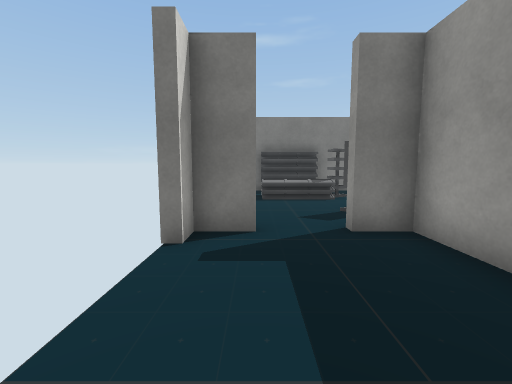
[1] (above)

21 first-person views from a walk through a 3-D level made in the Unity game engine. The camera is 1.2 m above the floor, tilts 6° down and sees 90° across. The floor is counted in squares, 1 m on a side. Each view is taken from the middle of a square. On the plan, view 1 faces up. The plan holds only what a view shows up to about 12 squares ahead; the rest is blank. The place goes on beyond the plan. The player character is not drawn. Some animated figures are not drawn. Some surface patterns are stand-ins.

[2]
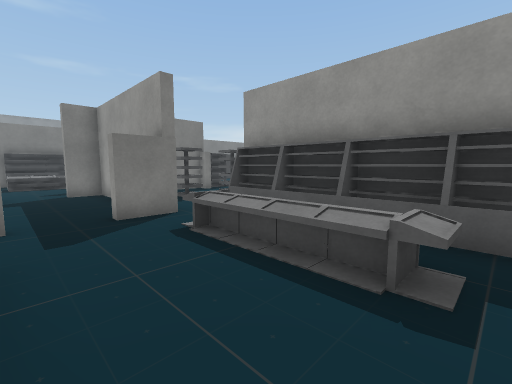

[3]
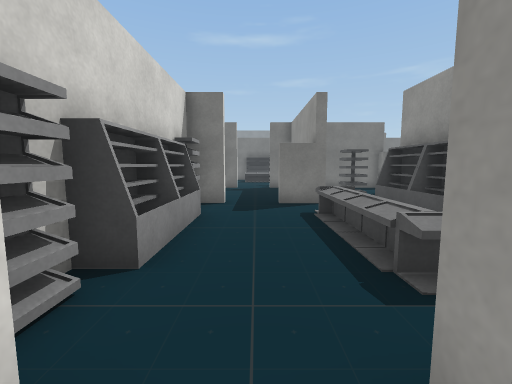

[4]
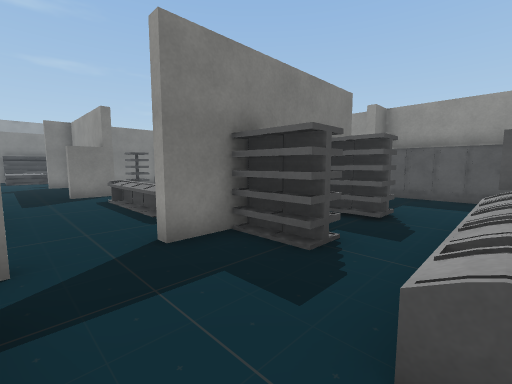

[5]
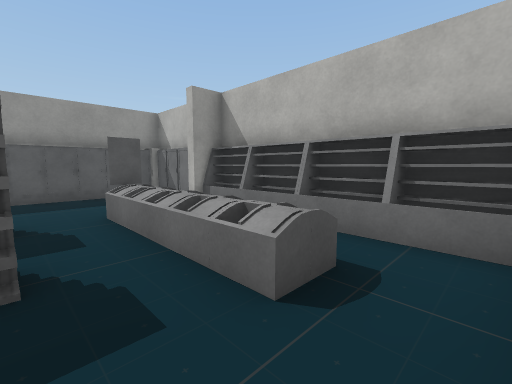

[6]
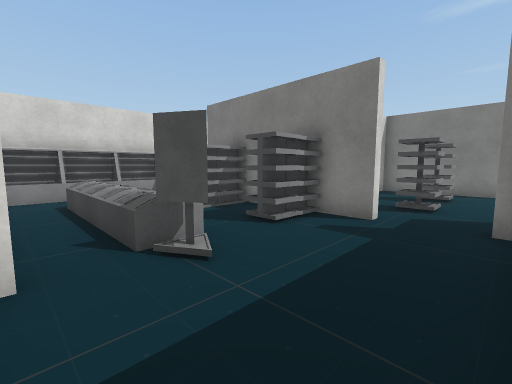

[7]
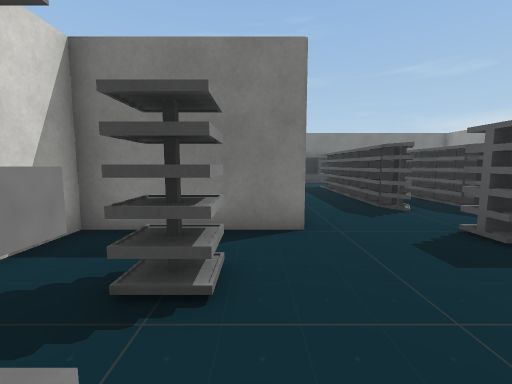

[8]
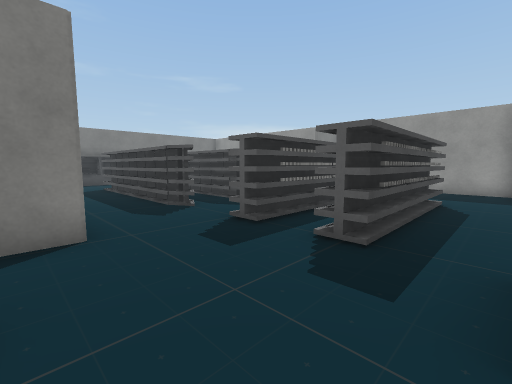

[9]
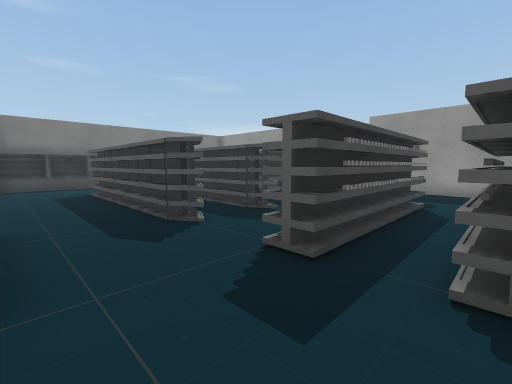

[10]
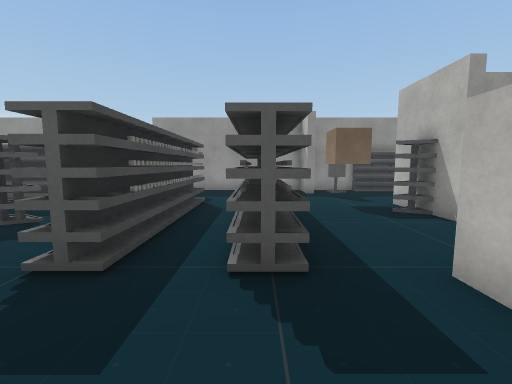

[11]
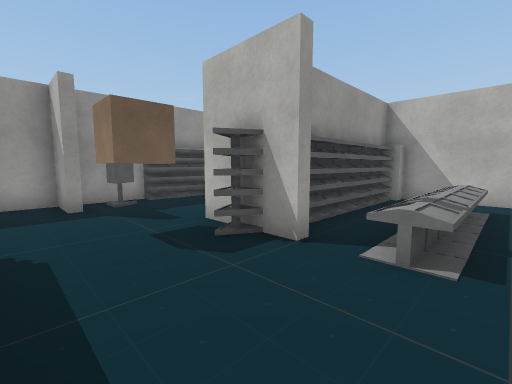

[12]
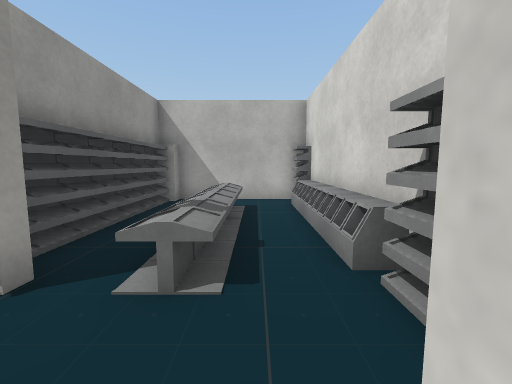

[13]
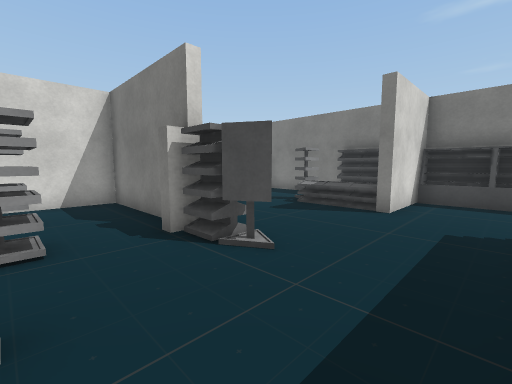

[14]
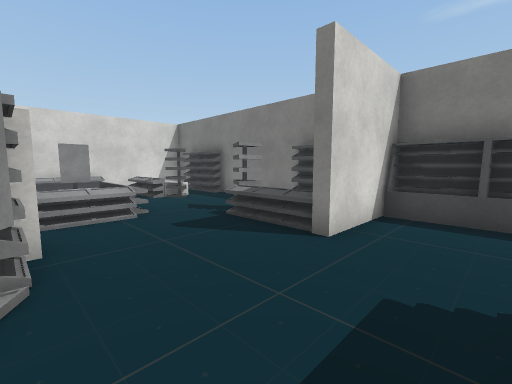

[15]
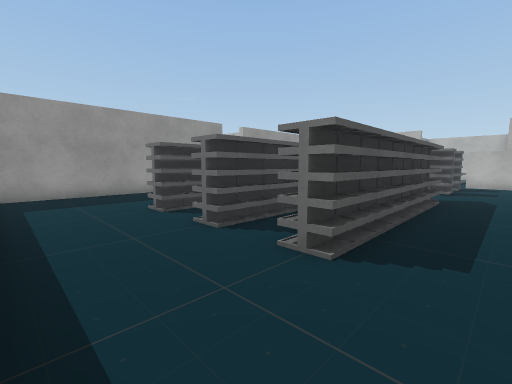

[16]
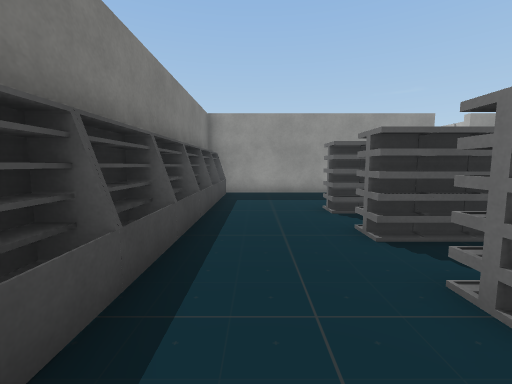

[17]
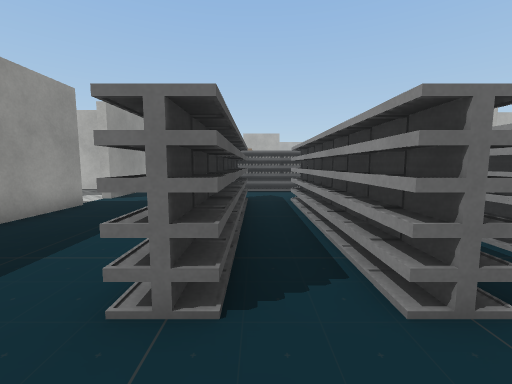

[18]
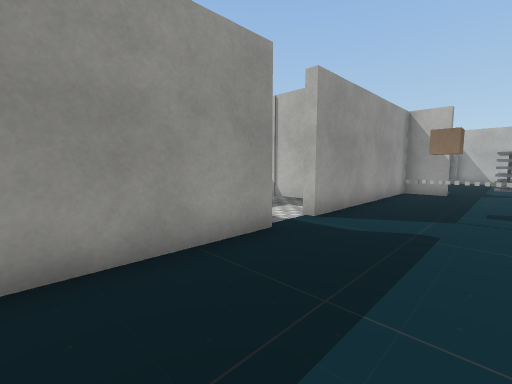

[19]
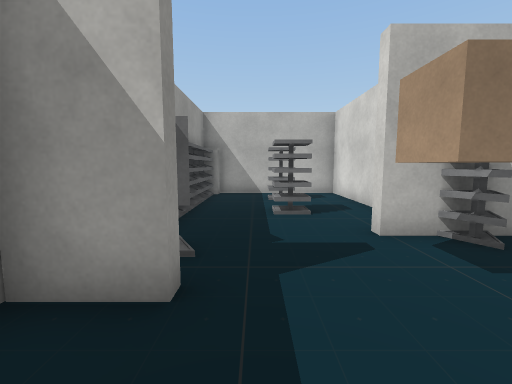

[20]
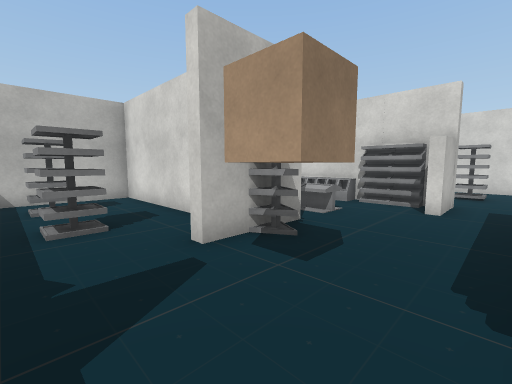

[21]
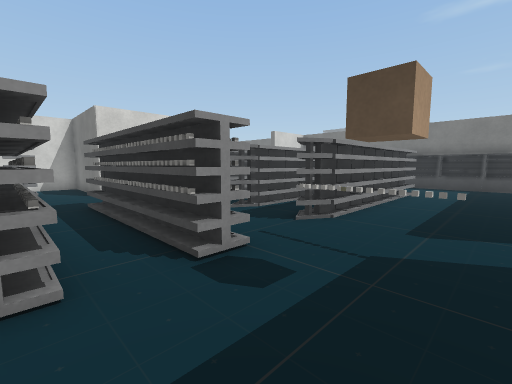

### Floor plan
Key: @ floor where view 1 was taken; # wall or solid block; . main floor; : floor 0.5 m higher than the main floor; / step, stairs or slope; = window, fence, low wall or low ledge; S shelf; F fridge; C cube; O other object.
Columns run from 1 left of view 1 to 24 right of it. Each row starts with its distance up from view 1.
 12  #SS####SS #SS#S#S#SS#S#
 11    ....    #...........#
 10    :S..SS  #...........#
  9 #/::S...::=#...........#
  8 S...O.S.......S.SS.S...#
  7 O...S  S......S.SS.S...#
  6 S...S  .......S.SS.S...#
  5  ..####O SS...S SS.S...#
  4 #...#....S....S SS.S...#
  3 ....#.........S.SS.S...#
  2 ....#.S.SS....S.SS.S.....
  1 .... .      ..S.S..S......
  0  @.. .      ........O#.###
 -1 #..##. #####.........C.#
 -2 S.... S#......SSSSSS...#
 -3 #...S S#.S.............#
 -4 S...O S#.S....SSSSSS...#
 -5 S...O S#...............#
 -6 #...S.S#.S..##.....C..##
 -7 S.....S#....#S.....C...#
 -8 #..######..##S...#S...S#
 -9 #...SS.S....SF.S.S#....S
-10 S...SS.S....SF.S.S..S..S
-11 #...........SF.O.S..S..S
-12 S..FFFFFS...S..O S.....S
-13 S...........SF.O S..S..S
-14 #SSSSSSS#...SS.. S.....S
-15 ##SS#S#S SSS############

Positions as (right, up) in squares from view 1, and headings:
1: (0, 0), facing up
2: (0, -7), facing up-right
3: (1, -9), facing up
4: (0, -12), facing up-right
5: (0, -10), facing down-right
6: (10, -14), facing up-left
7: (9, -6), facing up
8: (9, -6), facing up-right
9: (10, -4), facing up-right
10: (10, -4), facing right
11: (13, -5), facing down-right
12: (13, -6), facing down
13: (12, 2), facing up-left
14: (12, 5), facing up-left
15: (11, 11), facing down-right
16: (11, 10), facing right
17: (17, 10), facing down
18: (19, 6), facing down-right
19: (20, -4), facing down
20: (20, -5), facing down-left
21: (21, -4), facing up-left
